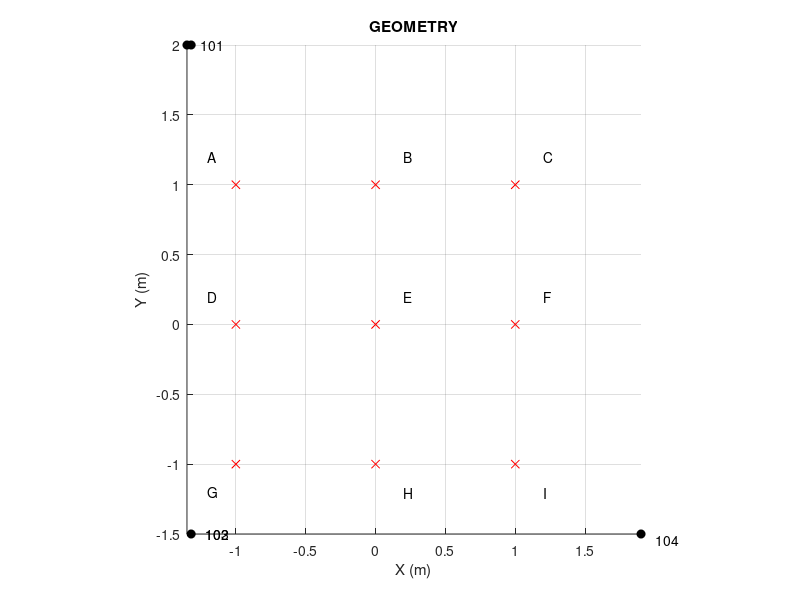

MATLAB code for this plot: (Note: this script raises an error after producing the figure.)
%% UWB lab 4 - indoor tracking with 4 PulsOn 410 units
clear all;
close all;

% Positions of the 4 units in meters
P101 = [-1.35,2];           
P102 = [-1.32,-1.5];        
P103 = [1.73,2];        
P104 = [1.90,-1.54];    

figure;
hold on; grid
plot(P101(1),P101(2),'ok','markerfacecolor','k');text(P101(1)+.1,P101(2),'101')
plot(P102(1),P102(2),'ok','markerfacecolor','k');text(P102(1)+.1,P102(2),'102')
plot(P102(1),P103(2),'ok','markerfacecolor','k');text(P102(1)+.1,P102(2),'103')
plot(P104(1),P102(2),'ok','markerfacecolor','k');text(P104(1)+.1,P104(2),'104')
    
plot(-1,1,'xr');text(-1.2,1.2,'A')
plot(0,1,'xr');text(.2,1.2,'B')
plot(1,1,'xr');text(1.2,1.2,'C')
plot(-1,0,'xr');text(-1.2,0.2,'D')
plot(0,0,'xr');text(.2,0.2,'E')
plot(1,0,'xr');text(1.2,0.2,'F')
plot(-1,-1,'xr');text(-1.2,-1.2,'G')
plot(0,-1,'xr');text(.2,-1.2,'H')
plot(1,-1,'xr');text(1.2,-1.2,'I')

axis image
title('GEOMETRY');xlabel('X (m)');ylabel('Y (m)')


%% ------------------------ Time zero calibration -------------------------
% !!!!!!!!!! NOT ESSENTIAL !!!!!!!!!!!!!
% Sphere placed at (0,0)%
% Loading data for t0 cal
%cd('Q:\UWB LAB Tracking\P');
% Load data from unit 101
[config,control,scans] = readMrmRetLog('sphere101006.csv');
Nscans101 = length(scans);
tstmp101 = [scans.T];
data101 = [scans.scn];
data101 = reshape(data101,[],Nscans101);
% Load data from unit 102
[config,control,scans] = readMrmRetLog('sphere102006.csv');
Nscans102 = length(scans);
tstmp102 = [scans.T];
data102 = [scans.scn];
data102 = reshape(data102,[],Nscans102);
% Load data from unit 103
[config,control,scans] = readMrmRetLog('sphere103006.csv');
Nscans103 = length(scans);
tstmp103 = [scans.T];
data103 = [scans.scn];
data103 = reshape(data103,[],Nscans103);
% Load data from unit 104
[config,control,scans] = readMrmRetLog('sphere102006.csv');
Nscans104 = length(scans);
tstmp104 = [scans.T];
data104 = [scans.scn];
data104 = reshape(data104,[],Nscans104);

% Load Sphere backgrounds

[config,control,scans] = readMrmRetLog('BGsphere101007.csv');
BGNscans101 = length(scans);
BGtstmp101 = [scans.T];
BGdata101 = [scans.scn];
BGdata101 = reshape(BGdata101,[],BGNscans101);
% Load data from unit 102
[config,control,scans] = readMrmRetLog('BGsphere102007.csv');
BGNscans102 = length(scans);
BGtstmp102 = [scans.T];
BGdata102 = [scans.scn];
BGdata102 = reshape(BGdata102,[],BGNscans102);
% Load data from unit 103
[config,control,scans] = readMrmRetLog('BGsphere103007.csv');
BGNscans103 = length(scans);
BGtstmp103 = [scans.T];
BGdata103 = [scans.scn];
BGdata103 = reshape(BGdata103,[],BGNscans103);
% Load data from unit 104
[config,control,scans] = readMrmRetLog('BGsphere102007.csv');
BGNscans104 = length(scans);
BGtstmp104 = [scans.T];
BGdata104 = [scans.scn];
BGdata104 = reshape(BGdata104,[],BGNscans104);

% fast time / range uncalibrated
t = linspace(scans(1).Tstrt,scans(1).Tstp,scans(1).Nscn)/1000;   % ns
rng = 3e8*(t-t(1))/2e9; % m

% 101
figure;imagesc(abs(data103));title('101')
%BG103 = repmat(mean(data103(:,50:110),2),1,Nscans103);
BG101 = repmat(mean(BGdata101,2),1,Nscans101);
data101bg = data101 - BG101;
figure;imagesc(abs(data101bg(200:400,:)));title('101')

rngSph101 = rng(230); % range of sphere in unit 101 (m)
rngSph101Real = norm(P101); % real range from unit 101 (m)
rngOffset101 = rngSph101Real - rngSph101; % range offset for unit 103

% 102
figure;imagesc(abs(data102));title('102')
%BG102 = repmat(mean(data102(:,50:110),2),1,Nscans102);
BG102 = repmat(mean(BGdata102,2),1,Nscans102);
data102bg = data102 - BG102;
figure;imagesc(abs(data102bg));title('102')

rngSph102 = rng(317); % range of sphere in unit 102 (m)
rngSph102Real = norm(P102); % real range from unit 102 (m)
rngOffset102 = rngSph102Real - rngSph102; % range offset for unit 102

% 103
figure;imagesc(abs(data103));title('103')
%BG103 = repmat(mean(data103(:,50:110),2),1,Nscans103);
BG103 = repmat(mean(BGdata103,2),1,Nscans103);
data103bg = data103 - BG103;
figure;imagesc(abs(data103bg));title('103')

rngSph103 = rng(395); % range of sphere in unit 103 (m)
rngSph103Real = norm(P103); % real range from unit 103 (m)
rngOffset103 = rngSph103Real - rngSph103; % range offset for unit 103

% 104
figure;imagesc(abs(data103));title('104')
%BG104 = repmat(mean(data104(:,50:110),2),1,Nscans104);
BG104 = repmat(mean(BGdata104,2),1,Nscans104);
data104bg = data104 - BG104;
figure;imagesc(abs(data104bg));title('104')

rngSph104 = rng(345); % range of sphere in unit 104 (m)
rngSph104Real = norm(P104); % real range from unit 104 (m)
rngOffset104 = rngSph104Real - rngSph104; % range offset for unit 104


%% Loading Data for tracking
%cd('D:\EDUCATION\UWB - Q4\Tracking lab\Data');
% Load data from unit 101
[config,control,scans] = readMrmRetLog('B101009.csv');
Nscans101 = length(scans);
tstmp101 = [scans.T];
data101 = [scans.scn];
data101 = reshape(data101,[],Nscans101);
% Load data from unit 102
[config,control,scans] = readMrmRetLog('B102009.csv');
Nscans102 = length(scans);
tstmp102 = [scans.T];
data102 = [scans.scn];
data102 = reshape(data102,[],Nscans102);
% Load data from unit 102
[config,control,scans] = readMrmRetLog('B103009.csv');
Nscans103 = length(scans);
tstmp103 = [scans.T];
data103 = [scans.scn];
data103 = reshape(data103,[],Nscans103);
% Load data from unit 104
[config,control,scans] = readMrmRetLog('B102009.csv');
Nscans104 = length(scans);
tstmp104 = [scans.T];
data104 = [scans.scn];
data104 = reshape(data104,[],Nscans104);

%% Data alignment
TStampStart = max([tstmp101(1),tstmp102(1),tstmp103(1),tstmp104(1)]);
TStampStop = min([tstmp101(end),tstmp102(end),tstmp103(end),tstmp104(end)]);

t101start_i = find(tstmp101>=TStampStart,1,'first');
t101stop_i = find(tstmp101<=TStampStop,1,'last');

t102start_i = find(tstmp102>=TStampStart,1,'first');
t102stop_i = find(tstmp102<=TStampStop,1,'last');

t103start_i = find(tstmp103>=TStampStart,1,'first');
t103stop_i = find(tstmp103<=TStampStop,1,'last');

t104start_i = find(tstmp104>=TStampStart,1,'first');
t104stop_i = find(tstmp104<=TStampStop,1,'last');

data101_algnd = data101(:,t101start_i:t101stop_i);
data102_algnd = data102(:,t102start_i:t102stop_i);
data103_algnd = data103(:,t102start_i:t102stop_i);
data104_algnd = data104(:,t104start_i:t104stop_i);

[Nsamp,Nscans101] = size(data101_algnd);
[Nsamp,Nscans102] = size(data102_algnd);
[Nsamp,Nscans103] = size(data103_algnd);
[Nsamp,Nscans104] = size(data104_algnd);

figure;imagesc(abs(data101_algnd));title('101')
figure;imagesc(abs(data102_algnd));title('102')
figure;imagesc(abs(data103_algnd));title('103')
figure;imagesc(abs(data104_algnd));title('104')

%% Background removal
close all;
BGidx = 310:350;  % select the slow time indexes containing the background data
BG101 = mean(data101_algnd(:,BGidx),2);   
BG102 = mean(data102_algnd(:,BGidx),2);
BG103 = mean(data103_algnd(:,BGidx),2);
BG104 = mean(data104_algnd(:,BGidx),2);

data101_algnd_bg = data101_algnd - repmat(BG101,1,Nscans101); % remove background
data102_algnd_bg = data102_algnd - repmat(BG102,1,Nscans102);
data103_algnd_bg = data103_algnd - repmat(BG103,1,Nscans103);
data104_algnd_bg = data104_algnd - repmat(BG104,1,Nscans104);

figure;imagesc(abs(data101_algnd_bg));title('101')
figure;imagesc(abs(data102_algnd_bg));title('102')
figure;imagesc(abs(data103_algnd_bg));title('103')
figure;imagesc(abs(data104_algnd_bg));title('104')

Motionidx = 23:280;  % select the slow time indexes containing the trajectory data
path101 = data101_algnd_bg(:,Motionidx); 
path102 = data102_algnd_bg(:,Motionidx);
path103 = data103_algnd_bg(:,Motionidx);
path104 = data104_algnd_bg(:,Motionidx);

% normalisation
path101 = path101/max(abs(path101(:))); 
path102 = path102/max(abs(path102(:))); 
path103 = path103/max(abs(path103(:)));
path104 = path104/max(abs(path104(:)));

figure;imagesc(abs(path101));title('101')
figure;imagesc(abs(path102));title('102')
figure;imagesc(abs(path103));title('103')
figure;imagesc(abs(path104));title('104');
%% Motion filter FIR4 if backgound subtraction unsuccessful (needed for some trajectories)
Motionidx = 20:75;
w = [1 -.6 -.3 -.1];

path101 = filter(w,1,data101_algnd,[],2);
path102 = filter(w,1,data102_algnd,[],2);
path103 = filter(w,1,data103_algnd,[],2);
path104 = filter(w,1,data104_algnd,[],2);

% normalisation
path101 = path101(:,Motionidx)/max(max(abs(path101(:,Motionidx)))); 
path102 = path102(:,Motionidx)/max(max(abs(path102(:,Motionidx)))); 
path103 = path103(:,Motionidx)/max(max(abs(path103(:,Motionidx))));
path104 = path104(:,Motionidx)/max(max(abs(path104(:,Motionidx))));

figure;imagesc(abs(path101));title('101')
figure;imagesc(abs(path102));title('102')
figure;imagesc(abs(path103));title('103')
figure;imagesc(abs(path104));title('104');

%% Range estimation
% fast time / range uncalibrated
t = linspace(scans(1).Tstrt,scans(1).Tstp,scans(1).Nscn)/1000;   % ns
rng = 3e8*(t-t(1))/2e9; % m
[Nrng,Nscans] = size(path101);
t_slow = 0:.5:.5*(Nscans-1);

% 101

estimated_range=[];
for i1=1:Nscans % Long time
    i2 = 1; % Avoiding picking antenna coupling
    while abs(path101(i2,i1)) < 0.02 && i2 < Nrng-1    % threshold 0.06
        i2 = i2 + 1;
    end
    estimated_range(i1) = rng(i2);
end
figure;plot(estimated_range)
median_range101 = medfilt1(estimated_range,3)+rngOffset101;
figure;imagesc(t_slow,rng,abs(path101));title('103')
hold
plot(t_slow,median_range101,'w')  % readjust the threshold and coupling index based on this plot

% 102
%close all;
estimated_range=[];
for i1=1:Nscans % Long time
    i2 = 10; % Avoiding picking antenna coupling
    while abs(path102(i2,i1)) < 0.03&& i2 < Nrng-2
        i2 = i2 + 1;
    end
    estimated_range(i1) = rng(i2);
end
figure;plot(estimated_range)
median_range102 = medfilt1(estimated_range,3);%+rngOffset102;
figure;imagesc(t_slow,rng,abs(path102));title('102')
hold
plot(t_slow,median_range102,'w')

% 103
%close all;
estimated_range=[];
for i1=1:Nscans % Long time
    i2 = 1; % Avoiding picking antenna coupling
    while abs(path103(i2,i1)) < 0.03 && i2 < Nrng-1
        i2 = i2 + 1;
    end
    estimated_range(i1) = rng(i2);
end
figure;plot(estimated_range)
median_range103 = medfilt1(estimated_range,3);%+rngOffset103;
figure;imagesc(t_slow,rng,abs(path103));title('103')
hold
plot(t_slow,median_range103,'w')

% 104
%close all;
estimated_range=[];
for i1=1:Nscans % Long time
    i2 = 10; % Avoiding picking antenna coupling
    while abs(path104(i2,i1)) < 0.03 && i2 < Nrng-1
        i2 = i2 + 1;
    end
    estimated_range(i1) = rng(i2);
end
figure;plot(estimated_range)
median_range104 = medfilt1(estimated_range,3);%+rngOffset104;
figure;imagesc(t_slow,rng,abs(path104));title('104')
hold
plot(t_slow,median_range104,'w')

%% Target localisation

for scani = 1:Nscans
    [a, b] = circcirc(P101(1),P101(2),median_range101(scani),P102(1),P102(2),median_range102(scani));
    x12(scani,:) = a;
    y12(scani,:) = b;
end
figure;plot(x12(:,1),y12(:,2));title('101 - 102');axis([-1.5 1.5 -1.5 1.5])   

for scani = 1:Nscans
    [a, b] = circcirc(P101(1),P101(2),median_range101(scani),P103(1),P103(2),median_range103(scani));
    x13(scani,:) = a;
    y13(scani,:) = b;
end
figure;plot(x13(:,1),y13(:,2));title('101 - 103');axis([-1.5 1.5 -1.5 1.5])    

for scani = 1:Nscans
    [a, b] = circcirc(P101(1),P101(2),median_range101(scani),P104(1),P104(2),median_range104(scani));
    x14(scani,:) = a;
    y14(scani,:) = b;
end
figure;plot(x14(:,1),y14(:,1));title('101 - 104');axis([-1.5 1.5 -1.5 1.5])  

for scani = 1:Nscans
    [a, b] = circcirc(P102(1),P102(2),median_range102(scani),P103(1),P103(2),median_range103(scani));
    x23(scani,:) = a;
    y23(scani,:) = b;
end
figure;plot(x23(:,2),y23(:,2));title('102 - 103');axis([-1.5 1.5 -1.5 1.5])  

for scani = 1:Nscans
    [a, b] = circcirc(P102(1),P102(2),median_range102(scani),P104(1),P104(2),median_range104(scani));
    x24(scani,:) = a;
    y24(scani,:) = b;
end
figure;plot(x24(:,2),y24(:,1));title('102 - 104');axis([-1.5 1.5 -1.5 1.5])  

for scani = 1:Nscans
    [a, b] = circcirc(P103(1),P103(2),median_range103(scani),P104(1),P104(2),median_range104(scani));
    x34(scani,:) = a;
    y34(scani,:) = b;
end
figure;plot(x34(:,2),y34(:,2));title('102 - 104');axis([-1.5 1.5 -1.5 1.5])  


%% FINAL PLOT
% x = nanmean([x14(:,1),x26(:,2),x46(:,2),x12(:,1)],2);
% y = nanmean([y14(:,2),y26(:,1),y46(:,2),y12(:,2)],2);
% 
x = nanmean([x14(:,2), x12(:,1)],2);
y = nanmean([y14(:,2), x12(:,1)],2);

figure;plot(smooth(x,3),smooth(y,3),'linewidth',2);axis([-2.5 2.5 -3 3]);grid
hold on
plot(P101(1),P101(2),'ok','markerfacecolor','k');text(P101(1)+.1,P101(2),'101')
plot(P102(1),P102(2),'ok','markerfacecolor','k');text(P102(1)+.1,P102(2),'102')
plot(P102(1),P102(2),'ok','markerfacecolor','k');text(P102(1)+.1,P102(2),'102')
plot(P104(1),P104(2),'ok','markerfacecolor','k');text(P104(1)+.1,P104(2),'104')
    
plot(-1,1,'xr');text(-1.2,1.2,'A')
plot(0,1,'xr');text(.2,1.2,'B')
plot(1,1,'xr');text(1.2,1.2,'C')
plot(-1,0,'xr');text(-1.2,0.2,'D')
plot(0,0,'xr');text(.2,0.2,'E')
plot(1,0,'xr');text(1.2,0.2,'F')
plot(-1,-1,'xr');text(-1.2,-1.2,'G')
plot(0,-1,'xr');text(.2,-1.2,'H')
plot(1,-1,'xr');text(1.2,-1.2,'I')

axis image
title('AEI trajectory');xlabel('X (m)');ylabel('Y (m)')

%% Least Square method:
Theta_x = zeros(1, Nscans);
Theta_y = zeros(1, Nscans);

    x1 = P101(1);
    x2 = P102(1);
    x3 = P103(1);
    x4 = P104(1);
    
    y1 = P101(2);
    y2 = P102(2);
    y3 = P103(2);
    y4 = P104(2);

for i = 1:Nscans
    
    r1 = median_range101(i);
    r2 = median_range102(i);
    r3 = median_range103(i);
    r4 = median_range104(i);
    
    
    
    X = [r1^2 - r4^2 - x1^2 + x4^2 - y1^2 + y4^2; r2^2 - r4^2 - x2^2 + x4^2 - y2^2 + y4^2; ... 
        r3^2 - r4^2 - x3^2 + x4^2 - y3^2 + y4^2];
    
    H = 2.* [(x4 - x1) (y4 - y1);  (x4 - x2) (y4 - y2); (x4 - x3) (y4 - y3)];   
    
    Theta = inv(H'*H) * H' * X;
    Theta_x(i) = Theta(1);
    Theta_y(i) = Theta(2);
    
    
    

    
    
    
end

    figure;plot(smooth(Theta_x,3),smooth(Theta_y,3),'linewidth',2);axis([-2.5 2.5 -3 3]);grid
    hold on
    plot(P101(1),P101(2),'ok','markerfacecolor','k');text(P101(1)+.1,P101(2),'101')
    plot(P102(1),P102(2),'ok','markerfacecolor','k');text(P102(1)+.1,P102(2),'102')
    plot(P103(1),P103(2),'ok','markerfacecolor','k');text(P103(1)+.1,P103(2),'103')
    plot(P104(1),P104(2),'ok','markerfacecolor','k');text(P104(1)+.1,P104(2),'104')

    plot(-1,1,'xr');text(-1.2,1.2,'A')
    plot(0,1,'xr');text(.2,1.2,'B')
    plot(1,1,'xr');text(1.2,1.2,'C')
    plot(-1,0,'xr');text(-1.2,0.2,'D')
    plot(0,0,'xr');text(.2,0.2,'E')
    plot(1,0,'xr');text(1.2,0.2,'F')
    plot(-1,-1,'xr');text(-1.2,-1.2,'G')
    plot(0,-1,'xr');text(.2,-1.2,'H')
    plot(1,-1,'xr');text(1.2,-1.2,'I')

    axis image
    title('AEI trajectory');xlabel('X (m)');ylabel('Y (m)')

    